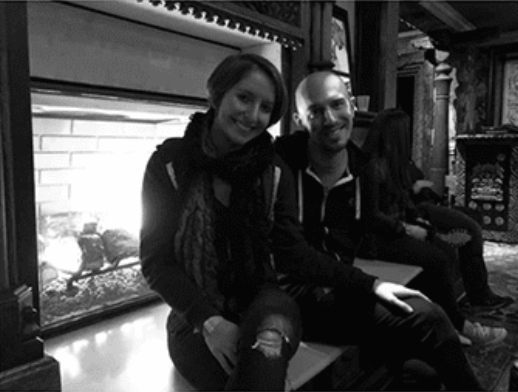
#> input picture img/HIstogram_eq.png, 518 x 392 px, found by its file name
$ python histogram_eq.py
#> lines starting #> are read from the running program, lines starting #| are printed output that depends on the picture
#> further down, image is the input picture: shape (392, 518); min 5, max 254, mean 67
import cv2
import numpy as np

def histogram_equalization(image):
    # Calculate the histogram
    histogram = [0] * 256
    cumulative_histogram = [0] * 256
    equalized_image = np.zeros_like(image)

    # Step 1: Calculate the histogram
    for i in range(image.shape[0]):
        for j in range(image.shape[1]):
            pixel_value = image[i, j]
            histogram[pixel_value] += 1
#> after the loop, histogram = 256 values, max 23819 at index 5, min 0 at index 0, mean 793.2

    # Step 2: Calculate the cumulative histogram
    cumulative_sum = 0
    for i in range(256):
        cumulative_sum += histogram[i]
        cumulative_histogram[i] = cumulative_sum
#> this loop made 256 passes
#> cumulative_sum on passes 1 to 3: 0, 0, 0
#> after the loop, cumulative_histogram = 256 values from 0 to 203056; cumulative_sum = 203056

    # Step 3: Perform histogram equalization
    total_pixels = image.shape[0] * image.shape[1]
#> total_pixels = 203056
    for i in range(image.shape[0]):
        for j in range(image.shape[1]):
            pixel_value = image[i, j]
            equalized_value = int((cumulative_histogram[pixel_value] / total_pixels) * 255)
            equalized_image[i, j] = equalized_value
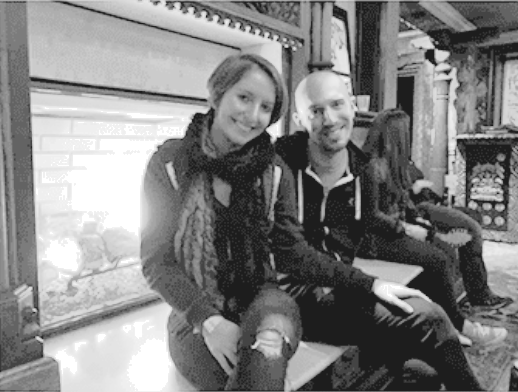
#> equalized_image: shape (392, 518); min 29, max 255, mean 130.1

    return equalized_image

# Load an image
image = cv2.imread("img\HIstogram_eq.png", cv2.IMREAD_GRAYSCALE)

# Perform histogram equalization
equalized_image = histogram_equalization(image)

# Display the original and equalized images
cv2.imshow('Original Image', image)
cv2.imshow('Equalized Image', equalized_image)

cv2.waitKey(0)
cv2.destroyAllWindows()

$ run again, with img/circuit.png copied over img/HIstogram_eq.png
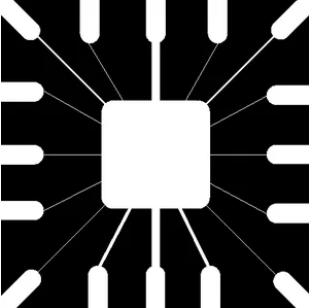
#> input picture img/circuit.png, 309 x 308 px, found by its file name
#> after the loop in histogram_equalization, `for i in range(image.shape[0]):`: histogram = 256 values, max 52080 at index 0, min 1 at index 152, mean 371.8
#> the loop in histogram_equalization, `for i in range(256):` made 256 passes
#> cumulative_sum on passes 1 to 3: 52080, 60996, 62191
#> after the loop in histogram_equalization, `for i in range(256):`: cumulative_histogram = 256 values from 52080 to 95172; cumulative_sum = 95172
#> after the loop in histogram_equalization, `for i in range(image.shape[0]):`:
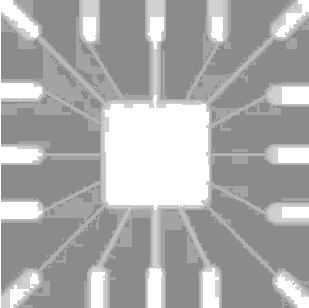
#> equalized_image: shape (308, 309); min 139, max 255, mean 170.9
